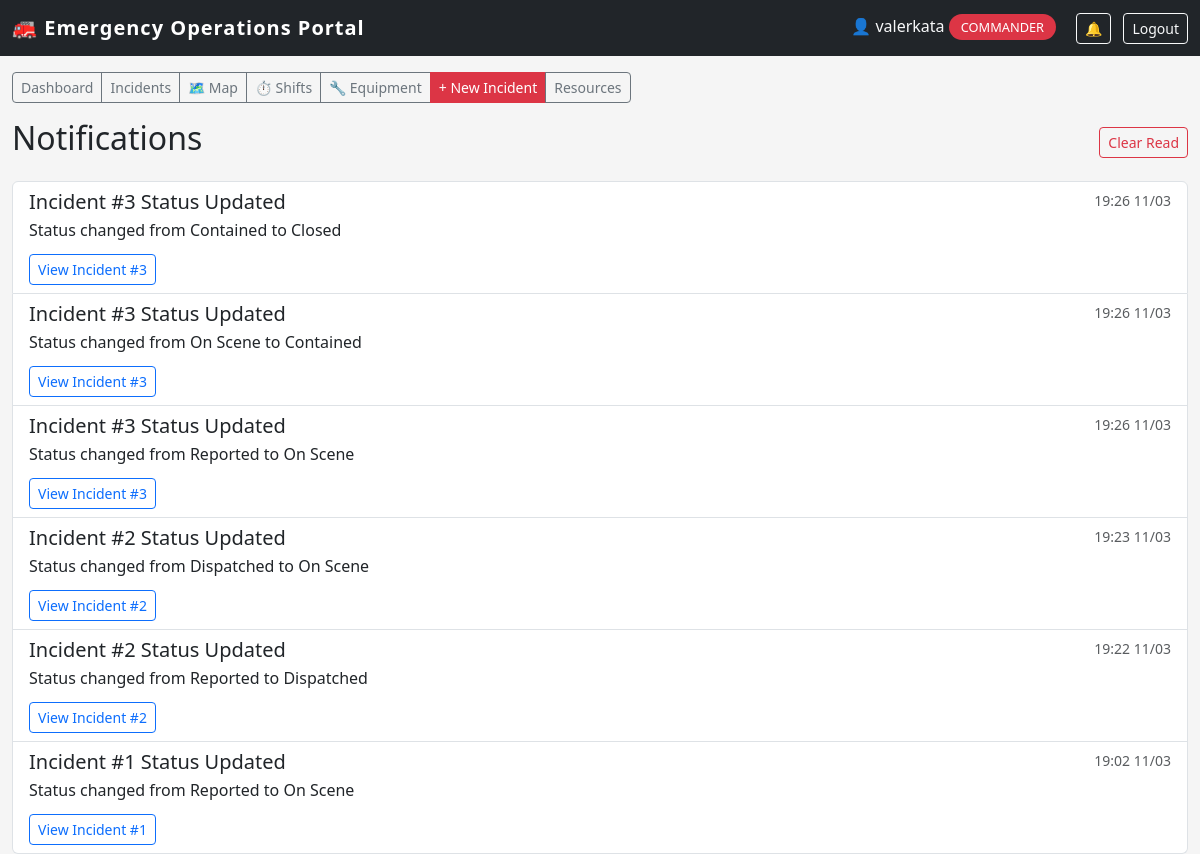
Screenshot of /staff/notifications (signed in) with the database file from the repository.
### models.py (models this page shows)
class Notification(db.Model):
    id = db.Column(db.Integer, primary_key=True)
    user_id = db.Column(db.Integer, db.ForeignKey('user_model.id'), nullable=False)
    title = db.Column(db.String(100), nullable=False)
    message = db.Column(db.Text, nullable=False)
    incident_id = db.Column(db.Integer, db.ForeignKey('incident.id'), nullable=True)
    is_read = db.Column(db.Boolean, default=False)
    created_at = db.Column(db.DateTime, default=datetime.datetime.utcnow)
    user = db.relationship('UserModel', foreign_keys=[user_id])
    incident = db.relationship('Incident', foreign_keys=[incident_id])

class Incident(db.Model):
    id = db.Column(db.Integer, primary_key=True)
    title = db.Column(db.String(100), nullable=False)
    location = db.Column(db.String(200), nullable=False)
    incident_type = db.Column(db.String(50), nullable=False)
    description = db.Column(db.Text)
    status = db.Column(db.String(20), default='Reported')
    reported_by = db.Column(db.Integer, db.ForeignKey('user_model.id'))
    reported_at = db.Column(db.DateTime, default=datetime.datetime.utcnow)
    assigned_vehicle_id = db.Column(db.Integer, db.ForeignKey('vehicle.id'), nullable=True)
    assigned_vehicle = db.relationship('Vehicle')
    latitude = db.Column(db.Float, nullable=True)
    longitude = db.Column(db.Float, nullable=True)
    dispatched_at = db.Column(db.DateTime, nullable=True)
    on_scene_at = db.Column(db.DateTime, nullable=True)
    closed_at = db.Column(db.DateTime, nullable=True)
    last_updated = db.Column(db.DateTime, default=datetime.datetime.utcnow, onupdate=datetime.datetime.utcnow)
    updated_by = db.Column(db.Integer, db.ForeignKey('user_model.id'), nullable=True)
    reporter = db.relationship('UserModel', foreign_keys=[reported_by], backref='reported_incidents')
    updater = db.relationship('UserModel', foreign_keys=[updated_by], backref='updated_incidents')

### app.py (the view)
@app.route('/staff/notifications')
@login_required
def view_notifications():
    notifications = Notification.query.filter_by(
        user_id=session.get('user_id')
    ).order_by(Notification.created_at.desc()).all()
    for n in notifications:
        n.is_read = True
    db.session.commit()
    return render_template('staff/notifications.html', notifications=notifications)

### utils.py (called while the page is built)
def login_required(f):
    @wraps(f)
    def decorated_function(*args, **kwargs):
        if not session.get('logged_in'):
            flash('Please login to access the staff portal.', 'warning')
            return redirect(url_for('staff_login'))
        return f(*args, **kwargs)
    return decorated_function

### templates/staff/notifications.html
{% extends "staff/base.html" %}
{% block content %}
<div class="d-flex justify-content-between align-items-center mb-3">
    <h2>Notifications</h2>
    <form method="POST" action="{{ url_for('clear_notifications') }}">
        <button type="submit" class="btn btn-outline-danger btn-sm">Clear Read</button>
    </form>
</div>
{% if notifications %}
    <div class="list-group">
        {% for notification in notifications %}
        <div class="list-group-item list-group-item-action {% if not notification.is_read %}list-group-item-primary{% endif %}">
            <div class="d-flex w-100 justify-content-between">
                <h5 class="mb-1">{{ notification.title }}</h5>
                <small class="text-muted">{{ notification.created_at.strftime('%H:%M %d/%m') }}</small>
            </div>
            <p class="mb-1">{{ notification.message }}</p>
            {% if notification.incident %}
            <a href="{{ url_for('incident_detail', incident_id=notification.incident.id) }}" class="btn btn-sm btn-outline-primary mt-2">
                View Incident #{{ notification.incident.id }}
            </a>
            {% endif %}
        </div>
        {% endfor %}
    </div>
{% else %}
    <div class="alert alert-info">
        No notifications yet.
    </div>
{% endif %}
{% endblock %}

### templates/staff/base.html (shortened to what this page needs)
<!DOCTYPE html>
<html lang="en">
<head>
    <link href="https://cdn.jsdelivr.net/npm/bootstrap@5.3.0/dist/css/bootstrap.min.css" rel="stylesheet">
</head>
<body>
    <nav class="navbar navbar-dark bg-dark">
        <div class="container-fluid">
            <a class="navbar-brand" href="{{ url_for('staff_dashboard') }}">
                🚒 Emergency Operations Portal
            </a>
            <div>
                {% if session.logged_in %}
                    <span class="text-light me-3">
                        👤 {{ session.user_name }}
                        <span class="role-badge">{{ session.user_role }}</span>
                    </span>
                    <a href="{{ url_for('view_notifications') }}" class="btn btn-outline-light btn-sm position-relative me-2">
                        🔔
                    </a>
                    <a href="{{ url_for('staff_logout') }}" class="btn btn-outline-light btn-sm">Logout</a>
                {% endif %}
            </div>
        </div>
    </nav>
    <div class="container-fluid mt-3">
        {% if session.logged_in and session.user_role in ['dispatcher', 'commander'] %}
        <div class="row mb-3">
            <div class="col">
                <div class="btn-group">
                    <a href="{{ url_for('dispatcher_dashboard') }}" class="btn btn-outline-secondary btn-sm">Dashboard</a>
                    <a href="{{ url_for('staff_incidents') }}" class="btn btn-outline-secondary btn-sm">Incidents</a>
                    <a href="{{ url_for('incident_map') }}" class="btn btn-outline-secondary btn-sm">🗺️ Map</a>
                    <a href="{{ url_for('shift_management') }}" class="btn btn-outline-secondary btn-sm">⏱️ Shifts</a>
                    <a href="{{ url_for('equipment_list') }}" class="btn btn-outline-secondary btn-sm">🔧 Equipment</a>
                    <a href="{{ url_for('staff_report_incident') }}" class="btn btn-danger btn-sm">+ New Incident</a>
                    <a href="{{ url_for('staff_firefighters') }}" class="btn btn-outline-secondary btn-sm">Resources</a>
                </div>
            </div>
        </div>
        {% endif %}
        <div class="row">
            <div class="col">
                {% block content %}{% endblock %}
            </div>
        </div>
    </div>
</body>
</html>

### templates/staff/base.html (style rules this page uses)
body { background: #f5f5f5; }
.navbar-brand { font-weight: bold; letter-spacing: 1px; }
.role-badge { background: #dc3545; color: white; padding: 4px 12px; border-radius: 20px; font-size: 0.8rem; text-transform: uppercase; }

### rows the page displays
Notification: title "Incident #3 Status Updated", created_at "19:26 11/03", message "Status changed from Contained to Closed", incident.id "3"
Notification: title "Incident #3 Status Updated", created_at "19:26 11/03", message "Status changed from On Scene to Contained", incident.id "3"
Notification: title "Incident #3 Status Updated", created_at "19:26 11/03", message "Status changed from Reported to On Scene", incident.id "3"
Notification: title "Incident #2 Status Updated", created_at "19:23 11/03", message "Status changed from Dispatched to On Scene", incident.id "2"
Notification: title "Incident #2 Status Updated", created_at "19:22 11/03", message "Status changed from Reported to Dispatched", incident.id "2"
Notification: title "Incident #1 Status Updated", created_at "19:02 11/03", message "Status changed from Reported to On Scene", incident.id "1"

### other values shown
{{ session.user_name }} "valerkata"
{{ session.user_role }} "COMMANDER"
